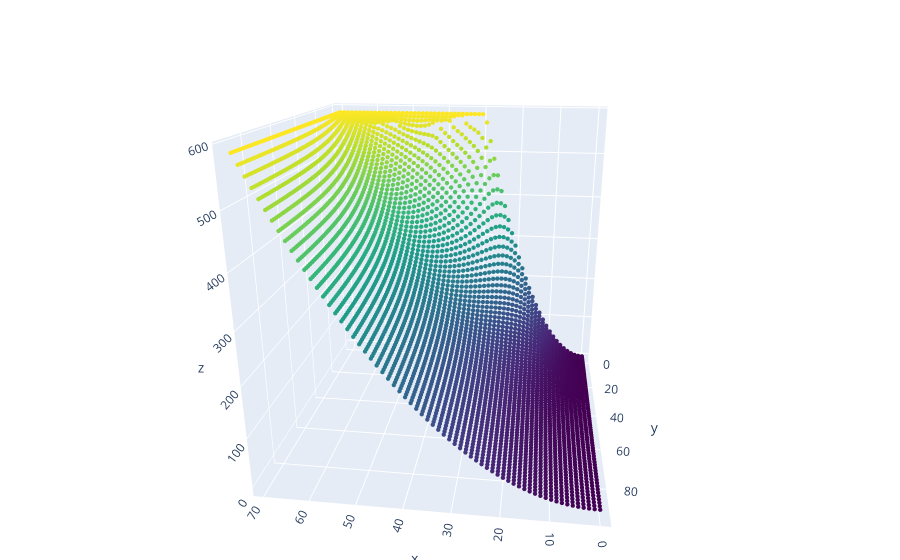

The code cell stored with this chart in its notebook:
### Code cell
n_iteration_data_plot = np.load(iv.B_LT_output_dir+'N_iter.npy')
data_plot = np.load(iv.B_LT_output_dir+'data/data%i.npy'%n_iteration_data_plot)

fig = go.Figure(data=[go.Scatter3d(
        x=np.transpose(data_plot)[0]/1e7, y=np.transpose(data_plot)[1]/1e7, z=np.transpose(data_plot)[2]/1e16,
        mode='markers',
        marker=dict(
        size = 1.5 ,
        color=np.transpose(data_plot)[2],                # set color to an array/list of desired values
        colorscale='Viridis',   # choose a colorscale, 'Viridis'
        opacity=1
        )
        )])

fig.update_layout(margin=dict(l=0, r=0, b=0, t=0))
# fig.write_image('plots/streamfuction.pdf')
fig.show()

### Figure 1 — Plotly figure (JSON) as saved in the notebook; plotly's stock layout.template omitted (floating-point values rounded to 4 significant figures; data arrays with more than 128 entries replaced by an {"elided": "..."} marker saying what was removed)
{"data": [{"marker": {"color": {"elided": "4225 float values"}, "colorscale": [[0, "#440154"], [0.1111, "#482878"], [0.2222, "#3e4989"], [0.3333, "#31688e"], [0.4444, "#26828e"], [0.5556, "#1f9e89"], [0.6667, "#35b779"], [0.7778, "#6ece58"], [0.8889, "#b5de2b"], [1, "#fde725"]], "opacity": 1, "size": 1.5}, "mode": "markers", "type": "scatter3d", "x": {"elided": "4225 float values"}, "y": {"elided": "4225 float values"}, "z": {"elided": "4225 float values"}}], "layout": {"autosize": true, "margin": {"b": 0, "l": 0, "r": 0, "t": 0}, "scene": {"aspectmode": "auto", "aspectratio": {"x": 1, "y": 1, "z": 1}, "camera": {"center": {"x": 0, "y": 0, "z": 0}, "eye": {"x": -0.2629, "y": 2.02, "z": 0.7322}, "projection": {"type": "perspective"}, "up": {"x": 0, "y": 0, "z": 1}}}}}
